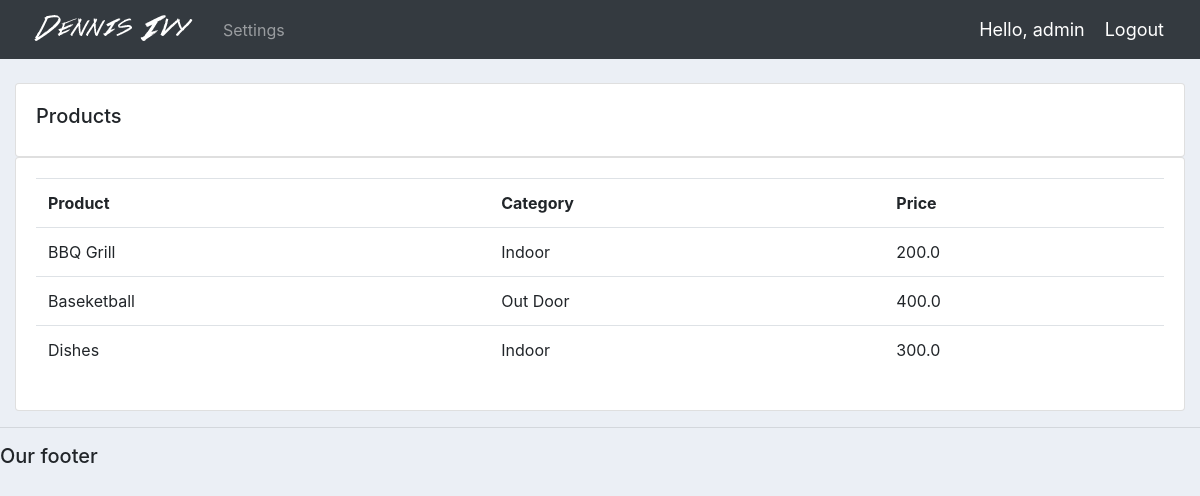
Screenshot of /products/ (signed in) with the database file from the repository.
### accounts/models.py (models this page shows, shortened)
class Product(models.Model):
    CATEGORY = (
        ('Indoor', 'Indoor'),
        ('Out Door', 'Out Door'),
    )
    name = models.CharField(max_length=200, null=True)
    price = models.FloatField(null=True)
    category = models.CharField(max_length=200, null=True, choices=CATEGORY)
    description = models.CharField(max_length=200, null=True, blank=True)
    date_created = models.DateTimeField(auto_now_add=True, null=True)
    tags = models.ManyToManyField(Tag)

### accounts/decorators.py (the view)
        def wrapper_func(request, *args, **kwargs):
            group = None
            if request.user.groups.exists():
                group = request.user.groups.all()[0].name
                print(group)
            if group in allowed_roles:
                return view_func(request, *args, **kwargs)
            else:
                return HttpResponse('You are not authorized to view this page')

### accounts/views.py (called while the page is built)
@login_required(login_url='login')
@allowed_user(allowed_roles=['admin'])
def products(request):
    products = Product.objects.all()
    return render(request, 'accounts/products.html', {'products': products})

### accounts/templates/accounts/products.html
{%  extends 'accounts/main.html' %}
{% block content %}
		<br>
		<div class="row">
			<div class="col-md">
				<div class="card card-body">
					<h5>Products</h5>
				</div>
				<div class="card card-body">
					<table class="table">
						<tr>
							<th>Product</th>
							<th>Category</th>
							<th>Price</th>
						</tr>
						{% for i in products %}
							<tr>
								<td>{{i.name}}</td>
								<td>{{i.category}}</td>
								<td>{{i.price}}</td>
							</tr>
						{% endfor %}
					</table>
				</div>
			</div>
		</div>
{% endblock content %}

### accounts/templates/accounts/navbar.html (shortened to what this page needs)
{% load static %}
<nav class="navbar navbar-expand-lg navbar-dark bg-dark">
    <img src="{% static 'images/logo.png' %}">
    <div class="collapse navbar-collapse" id="navbarNav">
        <ul class="navbar-nav">
            {% if user.request.is_staff %}
                <li class="nav-item active">
                    <a class="nav-link" href="{% url 'home' %}">Dashboard</a>
                </li>
                <li class="nav-item">
                    <a class="nav-link" href="{% url 'products' %}">Products</a>
                </li>
            {% else %}
                <li class="nav-item">
                    <a class="nav-link" href="{% url 'account' %}">Settings</a>
                </li>
            {% endif %}
        </ul>
    </div>
    <span class="hello-msg">Hello, {{ request.user }}</span>
    <span><a class="hello-msg" href="{% url 'logout' %}">Logout</a></span>
</nav>

### static/css/main.css (style rules this page uses)
body { background-color: #ebeff5; }

### accounts/templates/accounts/navbar.html (style rules this page uses)
.hello-msg { font-size: 18px; color: #fff; margin-right: 20px; }

### rows the page displays
Product: name "BBQ Grill", category "Indoor", price "200.0"
Product: name "Baseketball", category "Out Door", price "400.0"
Product: name "Dishes", category "Indoor", price "300.0"

### other values shown
{{ request.user }} "admin"
